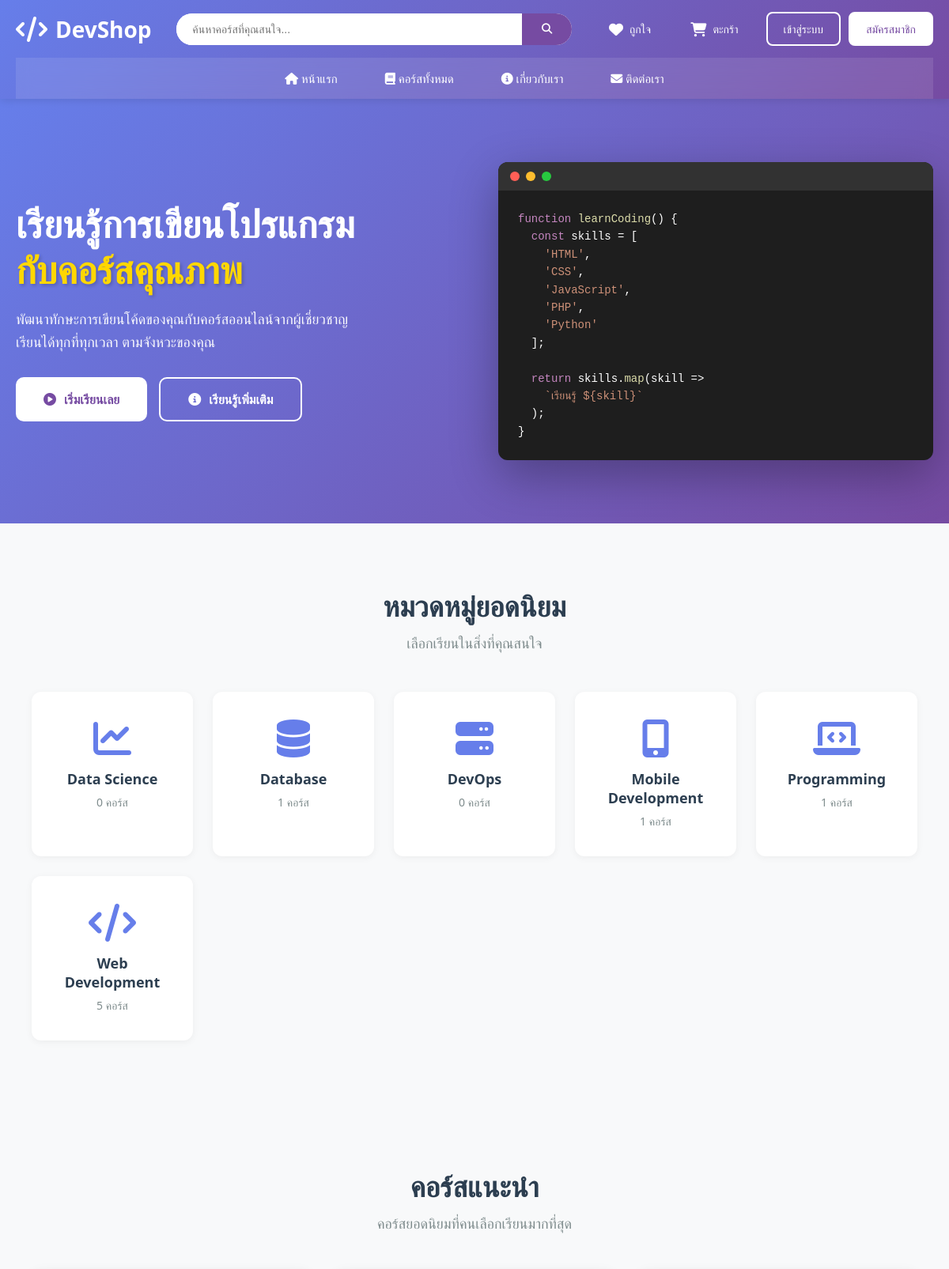
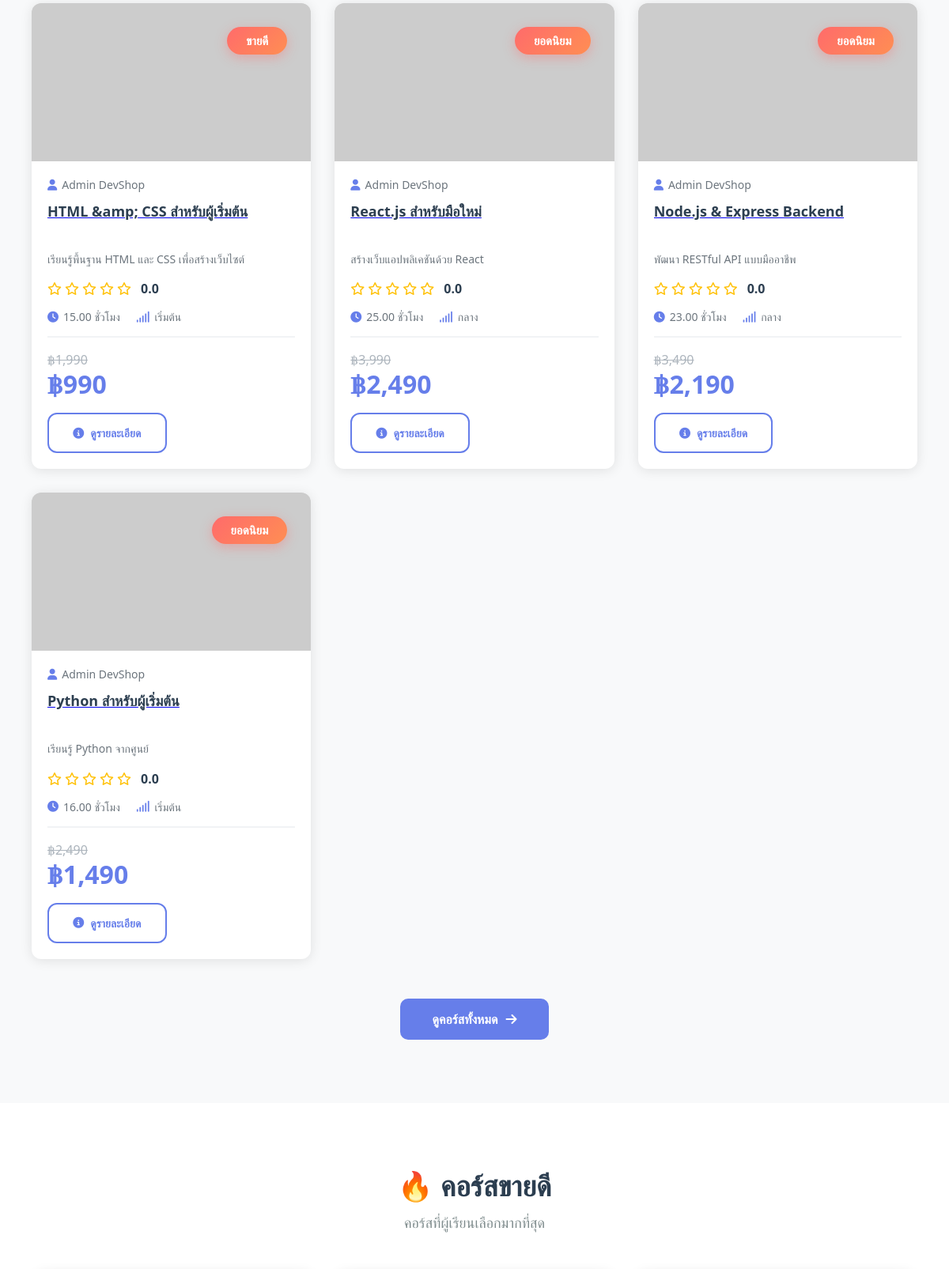
The page / (upper part) on the database its author committed (2 pictures, top to bottom).
### tables this page shows
CREATE TABLE `categories` (
  `category_id` int NOT NULL AUTO_INCREMENT,
  `category_name` varchar(100) NOT NULL,
  `category_slug` varchar(100) NOT NULL,
  `description` text,
  `icon` varchar(50) DEFAULT NULL,
  `display_order` int DEFAULT '0',
  `status` enum('active','inactive') DEFAULT 'active',
  `created_at` timestamp NULL DEFAULT CURRENT_TIMESTAMP,
  PRIMARY KEY (`category_id`),
  UNIQUE KEY `category_slug` (`category_slug`),
  KEY `idx_slug` (`category_slug`)
);

CREATE TABLE `courses` (
  `course_id` int NOT NULL AUTO_INCREMENT,
  `instructor_id` int NOT NULL,
  `category_id` int NOT NULL,
  `course_title` varchar(200) NOT NULL,
  `course_slug` varchar(200) NOT NULL,
  `description` text,
  `short_description` varchar(500) DEFAULT NULL,
  `thumbnail` varchar(255) DEFAULT NULL,
  `level` enum('beginner','intermediate','advanced') DEFAULT 'beginner',
  `price` decimal(10,2) NOT NULL,
  `discount_price` decimal(10,2) DEFAULT NULL,
  `duration_hours` decimal(5,2) DEFAULT NULL,
  `total_lectures` int DEFAULT '0',
  `status` enum('draft','published','archived') DEFAULT 'draft',
  `featured` tinyint(1) DEFAULT '0',
  `bestseller` tinyint(1) DEFAULT '0',
  `created_at` timestamp NULL DEFAULT CURRENT_TIMESTAMP,
  `updated_at` timestamp NULL DEFAULT CURRENT_TIMESTAMP ON UPDATE CURRENT_TIMESTAMP,
  PRIMARY KEY (`course_id`),
  UNIQUE KEY `course_slug` (`course_slug`),
  KEY `idx_slug` (`course_slug`),
  KEY `idx_instructor` (`instructor_id`),
  KEY `idx_category` (`category_id`),
  KEY `idx_status` (`status`),
  KEY `idx_featured` (`featured`),
  CONSTRAINT `courses_ibfk_1` FOREIGN KEY (`instructor_id`) REFERENCES `users` (`user_id`) ON DELETE CASCADE,
  CONSTRAINT `courses_ibfk_2` FOREIGN KEY (`category_id`) REFERENCES `categories` (`category_id`) ON DELETE RESTRICT
);

### includes/category_functions.php (called while the page is built, shortened)
<?php
function get_all_categories()
{
    global $conn;
    $sql = "SELECT cat.*, COUNT(c.course_id) as course_count
            FROM categories cat
            LEFT JOIN courses c ON cat.category_id = c.category_id AND c.status = 'published'
            WHERE cat.status = 'active'
            GROUP BY cat.category_id
            ORDER BY cat.display_order ASC, cat.category_name ASC";
    $result = $conn->query($sql);
    return $result ? $result->fetch_all(MYSQLI_ASSOC) : [];
}
?>

### includes/course_functions.php (called while the page is built, shortened)
<?php
function get_featured_courses($limit = 4)
{
    global $conn;
    $sql = "SELECT c.*, cat.category_name, cat.icon,
            CONCAT(u.first_name, ' ', u.last_name) as instructor_name,
            COALESCE(AVG(r.rating), 0) as avg_rating,
            COUNT(DISTINCT e.enrollment_id) as total_students
            FROM courses c
            LEFT JOIN categories cat ON c.category_id = cat.category_id
            LEFT JOIN users u ON c.instructor_id = u.user_id
            LEFT JOIN reviews r ON c.course_id = r.course_id AND r.status = 'approved'
            LEFT JOIN enrollments e ON c.course_id = e.course_id
            WHERE c.status = 'published' AND (c.featured = 1 OR c.bestseller = 1)
            GROUP BY c.course_id
            ORDER BY c.featured DESC, c.bestseller DESC, c.created_at DESC
            LIMIT " . intval($limit);
    $result = $conn->query($sql);
    return $result ? $result->fetch_all(MYSQLI_ASSOC) : [];
}
?>

### includes/course_card.php (the view, shortened to what this page needs)
<?php
$course_url = 'course_detail.php?id=' . $course['course_id'];
?>
<div class="course-card">
    <div class="course-image">
        <a href="<?php echo $course_url; ?>">
            <?php
            $thumbnail = !empty($course['thumbnail']) ? htmlspecialchars($course['thumbnail']) : 'https://via.placeholder.com/400x250/667eea/ffffff?text=' . urlencode($course['course_title']);
            ?>
            <img src="<?php echo $thumbnail; ?>" alt="<?php echo htmlspecialchars($course['course_title']); ?>">
        </a>
        <div class="course-badge-right">
            <?php echo get_course_badge($course); ?>
        </div>
    </div>
    <div class="course-content">
        <div class="course-instructor">
            <i class="fas fa-user"></i> <?php echo htmlspecialchars($course['instructor_name']); ?>
        </div>
        <a href="<?php echo $course_url; ?>">
            <h3 class="course-title"><?php echo htmlspecialchars($course['course_title']); ?></h3>
        </a>
        <p class="course-description"><?php echo htmlspecialchars($course['short_description']); ?></p>
        <div class="course-rating-stars">
            <?php
            $rating = $course['avg_rating'];
            for ($i = 1; $i <= 5; $i++):
                if ($i <= $rating): ?>
                    <i class="fas fa-star"></i>
                <?php else: ?>
                    <i class="far fa-star"></i>
                <?php endif;
            endfor; ?>
            <span class="rating-number"><?php echo number_format($rating, 1); ?></span>
        </div>
        <div class="course-info-row">
            <span><i class="fas fa-clock"></i> <?php echo $course['duration_hours']; ?> ชั่วโมง</span>
            <span><i class="fas fa-signal"></i> <?php echo get_level_text($course['level']); ?></span>
        </div>
        <div class="course-price-large">
            <?php if ($course['discount_price'] && $course['discount_price'] < $course['price']): ?>
                <div class="price-old">฿<?php echo format_price($course['price']); ?></div>
                <div class="price-new">฿<?php echo format_price($course['discount_price']); ?></div>
            <?php else: ?>
                <div class="price-new">฿<?php echo format_price($course['price']); ?></div>
            <?php endif; ?>
        </div>
        <div class="course-buttons-row">
            <a href="<?php echo $course_url; ?>" class="btn-view-detail-outline">
                <i class="fas fa-info-circle"></i> ดูรายละเอียด
            </a>
        </div>
    </div>
</div>

### index.php (shortened to what this page needs)
<?php
require_once 'includes/config.php';
require_once 'includes/functions.php';
require_once 'includes/category_functions.php';
require_once 'includes/course_functions.php';
$categories = get_all_categories();
$featured_courses = get_featured_courses(4);
$bestseller_courses = get_bestseller_courses(4);
?>
<!DOCTYPE html>
<html lang="th">
<head>
    <link rel="stylesheet" href="assets/css/style.css?v=<?php echo time(); ?>">
    <link rel="stylesheet" href="https://cdnjs.cloudflare.com/ajax/libs/font-awesome/6.4.0/css/all.min.css">
    <link rel="stylesheet" href="https://cdn.jsdelivr.net/npm/sweetalert2@11/dist/sweetalert2.min.css">
</head>
<body>
    <?php include 'includes/header.php'; ?>
    <section class="hero">
        <div class="hero-container">
            <div class="hero-content">
                <h1 class="hero-title">เรียนรู้การเขียนโปรแกรม<br><span class="highlight">กับคอร์สคุณภาพ</span></h1>
                <p class="hero-description">พัฒนาทักษะการเขียนโค้ดของคุณกับคอร์สออนไลน์จากผู้เชี่ยวชาญ<br>เรียนได้ทุกที่ทุกเวลา ตามจังหวะของคุณ</p>
                <div class="hero-buttons">
                    <a href="courses.php" class="btn-primary"><i class="fas fa-play-circle"></i> เริ่มเรียนเลย</a>
                    <a href="about.php" class="btn-secondary"><i class="fas fa-info-circle"></i> เรียนรู้เพิ่มเติม</a>
                </div>
            </div>
            <div class="hero-image">
                <div class="code-window">
                    <div class="window-header">
                        <span class="dot red"></span>
                        <span class="dot yellow"></span>
                        <span class="dot green"></span>
                    </div>
                    <div class="code-content">
                        <pre><code><span class="code-keyword">function</span> <span class="code-function">learnCoding</span>() {
  <span class="code-keyword">const</span> skills = [
    <span class="code-string">'HTML'</span>,
    <span class="code-string">'CSS'</span>,
    <span class="code-string">'JavaScript'</span>,
    <span class="code-string">'PHP'</span>,
    <span class="code-string">'Python'</span>
  ];
  <span class="code-keyword">return</span> skills.<span class="code-function">map</span>(skill =>
    <span class="code-string">`เรียนรู้ ${skill}`</span>
  );
}</code></pre>
                    </div>
                </div>
            </div>
        </div>
    </section>
    <section class="categories">
        <div class="container">
            <h2 class="section-title">หมวดหมู่ยอดนิยม</h2>
            <p class="section-subtitle">เลือกเรียนในสิ่งที่คุณสนใจ</p>
            <div class="categories-grid">
                <?php if (!empty($categories)): ?>
                    <?php foreach ($categories as $category): ?>
                        <a href="category.php?slug=<?php echo htmlspecialchars($category['category_slug']); ?>" class="category-card">
                            <i class="fas <?php echo htmlspecialchars($category['icon']); ?>"></i>
                            <h3><?php echo htmlspecialchars($category['category_name']); ?></h3>
                            <p><?php echo $category['course_count']; ?> คอร์ส</p>
                        </a>
                    <?php endforeach; ?>
                <?php else: ?>
                    <p>ไม่พบหมวดหมู่</p>
                <?php endif; ?>
            </div>
        </div>
    </section>
    <section class="featured-courses">
        <div class="container">
            <h2 class="section-title">คอร์สแนะนำ</h2>
            <p class="section-subtitle">คอร์สยอดนิยมที่คนเลือกเรียนมากที่สุด</p>
            <div class="courses-grid">
                <?php if (!empty($featured_courses)): ?>
                    <?php foreach ($featured_courses as $course): ?>
                        <?php include 'includes/course_card.php'; ?>
                    <?php endforeach; ?>
                <?php endif; ?>
            </div>
            <div class="text-center">
                <a href="courses.php" class="btn-view-all">ดูคอร์สทั้งหมด <i class="fas fa-arrow-right"></i></a>
            </div>
        </div>
    </section>
    <section class="bestseller-courses">
        <div class="container">
            <h2 class="section-title">🔥 คอร์สขายดี</h2>
            <p class="section-subtitle">คอร์สที่ผู้เรียนเลือกมากที่สุด</p>
                <?php if (!empty($bestseller_courses)): ?>
                    <?php foreach ($bestseller_courses as $course): ?>
                        <?php include 'includes/course_card.php'; ?>
                    <?php endforeach; ?>
                <?php endif; ?>
        </div>
    </section>
</body>
</html>

### includes/functions.php
<?php
function format_price($price)
{
    return number_format($price, 0, '.', ',');
}
function get_course_badge($course)
{
    if ($course['bestseller']) {
        return '<span class="course-badge bestseller">ขายดี</span>';
    } elseif ($course['featured']) {
        return '<span class="course-badge">ยอดนิยม</span>';
    } elseif (strtotime($course['created_at']) > strtotime('-7 days')) {
        return '<span class="course-badge new">ใหม่</span>';
    }
    return '';
}
function get_level_text($level)
{
    $levels = [
        'beginner' => 'เริ่มต้น',
        'intermediate' => 'กลาง',
        'advanced' => 'ขั้นสูง'
    ];
    return $levels[$level] ?? 'ไม่ระบุ';
}
?>

### rows shown on the page
categories: category_name "Data Science", course_count "0"
categories: category_name "Database", course_count "1"
categories: category_name "DevOps", course_count "0"
categories: category_name "Mobile Development", course_count "1"
categories: category_name "Programming", course_count "1"
categories: category_name "Web Development", course_count "5"
courses: bestseller "ขายดี", instructor_name "Admin DevShop", course_title "HTML &amp; CSS สำหรับผู้เริ่มต้น", short_description "เรียนรู้พื้นฐาน HTML และ CSS เพื่อสร้างเว็บไซต์", rating "0.0", duration_hours "15.00", level "เริ่มต้น", price "1,990", discount_price "990"
courses: bestseller "ยอดนิยม", instructor_name "Admin DevShop", course_title "React.js สำหรับมือใหม่", short_description "สร้างเว็บแอปพลิเคชันด้วย React", rating "0.0", duration_hours "25.00", level "กลาง", price "3,990", discount_price "2,490"
courses: bestseller "ยอดนิยม", instructor_name "Admin DevShop", course_title "Node.js & Express Backend", short_description "พัฒนา RESTful API แบบมืออาชีพ", rating "0.0", duration_hours "23.00", level "กลาง", price "3,490", discount_price "2,190"
courses: bestseller "ยอดนิยม", instructor_name "Admin DevShop", course_title "Python สำหรับผู้เริ่มต้น", short_description "เรียนรู้ Python จากศูนย์", rating "0.0", duration_hours "16.00", level "เริ่มต้น", price "2,490", discount_price "1,490"
